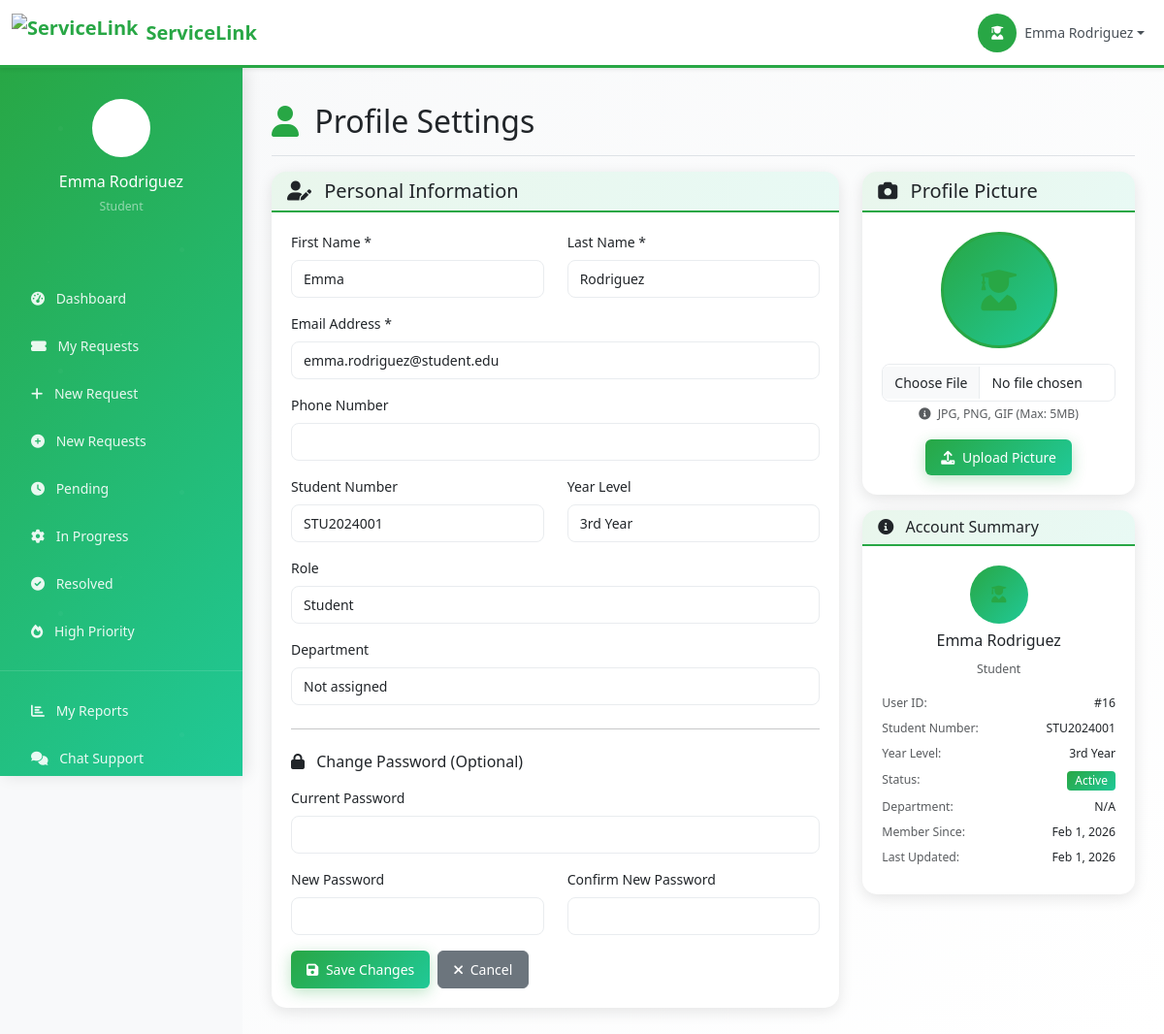
The app's page /student/profile.php (signed in) with its own data.
### tables this page shows
CREATE TABLE users (
    id INT PRIMARY KEY AUTO_INCREMENT,
    user_number VARCHAR(20) UNIQUE,
    first_name VARCHAR(100) NOT NULL,
    last_name VARCHAR(100) NOT NULL,
    email VARCHAR(255) UNIQUE NOT NULL,
    phone_number VARCHAR(20),
    password_hash VARCHAR(255),
    google_id VARCHAR(255) UNIQUE,
    role ENUM('admin', 'department_admin', 'staff', 'user') DEFAULT 'user',
    department_id INT,
    campus_id INT,
    year_level ENUM('1st Year', '2nd Year', '3rd Year', '4th Year', '5th Year', 'Graduate', 'Faculty', 'Staff') DEFAULT '1st Year',
    profile_picture VARCHAR(255),
    is_active BOOLEAN DEFAULT TRUE,
    email_verified BOOLEAN DEFAULT FALSE,
    created_at TIMESTAMP DEFAULT CURRENT_TIMESTAMP,
    updated_at TIMESTAMP DEFAULT CURRENT_TIMESTAMP ON UPDATE CURRENT_TIMESTAMP,
    INDEX idx_email (email),
    INDEX idx_user_number (user_number),
    INDEX idx_role (role),
    INDEX idx_department (department_id),
    INDEX idx_campus (campus_id)
);

### student/profile.php (the view, shortened to what this page needs)
<?php
require_once '../config/database.php';
$user_id = $_SESSION['user_id'];
$user_data = [];
try {
    $stmt = $pdo->prepare("
        SELECT u.*, d.name as department_name
        FROM users u
        LEFT JOIN departments d ON u.department_id = d.id
        WHERE u.id = ?
    ");
    $stmt->execute([$user_id]);
    $user_data = $stmt->fetch();
} catch (PDOException $e) {
    $error = "Error loading profile data.";
}
?>
<!DOCTYPE html>
<html lang="en">
<head>
    <link href="https://cdn.jsdelivr.net/npm/bootstrap@5.3.0/dist/css/bootstrap.min.css" rel="stylesheet">
    <link href="https://cdnjs.cloudflare.com/ajax/libs/font-awesome/6.0.0/css/all.min.css" rel="stylesheet">
    <link href="../assets/css/style.css" rel="stylesheet">
</head>
<body>
    <?php include 'includes/top_nav.php'; ?>
    <div class="container-fluid p-0">
        <?php include 'includes/sidebar.php'; ?>
        <main class="dashboard-content">
            <div class="d-flex justify-content-between flex-wrap flex-md-nowrap align-items-center pt-3 pb-2 mb-3 border-bottom">
                <h1 class="h2">
                    <i class="fas fa-user text-success me-2"></i>
                    Profile Settings
                </h1>
            </div>
            <div class="row">
                <div class="col-md-8">
                    <div class="card">
                        <div class="card-header">
                            <h5 class="mb-0">
                                <i class="fas fa-user-edit me-2"></i>
                                Personal Information
                            </h5>
                        </div>
                        <div class="card-body">
                            <form method="POST">
                                <div class="row">
                                    <div class="col-md-6">
                                        <div class="mb-3">
                                            <label for="first_name" class="form-label">First Name *</label>
                                            <input type="text" class="form-control" id="first_name" name="first_name"
                                                   value="<?php echo htmlspecialchars($user_data['first_name'] ?? ''); ?>" required>
                                        </div>
                                    </div>
                                    <div class="col-md-6">
                                        <div class="mb-3">
                                            <label for="last_name" class="form-label">Last Name *</label>
                                            <input type="text" class="form-control" id="last_name" name="last_name"
                                                   value="<?php echo htmlspecialchars($user_data['last_name'] ?? ''); ?>" required>
                                        </div>
                                    </div>
                                </div>
                                <div class="mb-3">
                                    <label for="email" class="form-label">Email Address *</label>
                                    <input type="email" class="form-control" id="email" name="email"
                                           value="<?php echo htmlspecialchars($user_data['email'] ?? ''); ?>" required>
                                </div>
                                <div class="mb-3">
                                    <label for="phone_number" class="form-label">Phone Number</label>
                                    <input type="tel" class="form-control" id="phone_number" name="phone_number"
                                           value="<?php echo htmlspecialchars($user_data['phone_number'] ?? ''); ?>">
                                </div>
                                <div class="row">
                                    <div class="col-md-6">
                                        <div class="mb-3">
                                            <label for="user_number" class="form-label">Student Number</label>
                                            <input type="text" class="form-control" id="user_number" name="user_number"
                                                   value="<?php echo htmlspecialchars($user_data['user_number'] ?? ''); ?>">
                                        </div>
                                    </div>
                                    <div class="col-md-6">
                                        <div class="mb-3">
                                            <label for="year_level" class="form-label">Year Level</label>
                                            <select class="form-control" id="year_level" name="year_level">
                                                <option value="3rd Year" <?php echo ($user_data['year_level'] ?? '') == '3rd Year' ? 'selected' : ''; ?>>3rd Year</option>
                                            </select>
                                        </div>
                                    </div>
                                </div>
                                <div class="mb-3">
                                    <label class="form-label">Role</label>
                                    <input type="text" class="form-control" value="Student" readonly>
                                </div>
                                <div class="mb-3">
                                    <label class="form-label">Department</label>
                                    <input type="text" class="form-control"
                                           value="<?php echo htmlspecialchars($user_data['department_name'] ?? 'Not assigned'); ?>" readonly>
                                </div>
                                <hr class="my-4">
                                <h6 class="mb-3">
                                    <i class="fas fa-lock me-2"></i>
                                    Change Password (Optional)
                                </h6>
                                <div class="mb-3">
                                    <label for="current_password" class="form-label">Current Password</label>
                                    <input type="password" class="form-control" id="current_password" name="current_password">
                                </div>
                                <div class="row">
                                    <div class="col-md-6">
                                        <div class="mb-3">
                                            <label for="new_password" class="form-label">New Password</label>
                                            <input type="password" class="form-control" id="new_password" name="new_password">
                                        </div>
                                    </div>
                                    <div class="col-md-6">
                                        <div class="mb-3">
                                            <label for="confirm_password" class="form-label">Confirm New Password</label>
                                            <input type="password" class="form-control" id="confirm_password" name="confirm_password">
                                        </div>
                                    </div>
                                </div>
                                <div class="d-flex gap-2">
                                    <button type="submit" class="btn btn-success">
                                        <i class="fas fa-save me-1"></i>
                                        Save Changes
                                    </button>
                                    <a href="dashboard.php" class="btn btn-secondary">
                                        <i class="fas fa-times me-1"></i>
                                        Cancel
                                    </a>
                                </div>
                            </form>
                        </div>
                    </div>
                </div>
                <div class="col-md-4">
                    <div class="card">
                        <div class="card-header">
                            <h5 class="mb-0">
                                <i class="fas fa-camera me-2"></i>
                                Profile Picture
                            </h5>
                        </div>
                        <div class="card-body text-center">
                            <form method="POST" enctype="multipart/form-data" id="profilePictureForm">
                                <div class="mb-3">
                                    <?php if (isset($user_data['profile_picture']) && $user_data['profile_picture']): ?>
                                        <img src="../<?php echo htmlspecialchars($user_data['profile_picture']); ?>"
                                             alt="Profile Picture" class="rounded-circle border border-3 border-success"
                                             style="width: 120px; height: 120px; object-fit: cover;" id="currentProfilePic">
                                    <?php else: ?>
                                        <div class="bg-success bg-opacity-10 rounded-circle d-inline-flex align-items-center justify-content-center border border-3 border-success"
                                             style="width: 120px; height: 120px;" id="defaultProfilePic">
                                            <i class="fas fa-user-graduate fa-3x text-success"></i>
                                        </div>
                                    <?php endif; ?>
                                </div>
                                <div class="mb-3">
                                    <input type="file" class="form-control" id="profile_picture" name="profile_picture"
                                           accept="image/jpeg,image/jpg,image/png,image/gif">
                                    <div class="form-text">
                                        <i class="fas fa-info-circle me-1"></i>
                                        JPG, PNG, GIF (Max: 5MB)
                                    </div>
                                </div>
                                <button type="submit" class="btn btn-success">
                                    <i class="fas fa-upload me-1"></i>
                                    Upload Picture
                                </button>
                            </form>
                        </div>
                    </div>
                    <div class="card mt-3">
                        <div class="card-header">
                            <h6 class="mb-0">
                                <i class="fas fa-info-circle me-2"></i>
                                Account Summary
                            </h6>
                        </div>
                        <div class="card-body">
                            <div class="text-center mb-3">
                                <?php if ($user_data['profile_picture']): ?>
                                    <img src="../<?php echo htmlspecialchars($user_data['profile_picture']); ?>"
                                         alt="Profile Picture" class="rounded-circle"
                                         style="width: 60px; height: 60px; object-fit: cover;">
                                <?php else: ?>
                                    <div class="bg-success bg-opacity-10 rounded-circle d-inline-flex align-items-center justify-content-center"
                                         style="width: 60px; height: 60px;">
                                    </div>
                                <?php endif; ?>
                                <div class="mt-2">
                                    <h6><?php echo htmlspecialchars($user_data['first_name'] . ' ' . $user_data['last_name']); ?></h6>
                                    <small class="text-muted">Student</small>
                                </div>
                            </div>
                            <div class="small">
                                <div class="d-flex justify-content-between mb-2">
                                    <span class="text-muted">User ID:</span>
                                    <span>#<?php echo $user_data['id']; ?></span>
                                </div>
                                <div class="d-flex justify-content-between mb-2">
                                    <span class="text-muted">Student Number:</span>
                                    <span><?php echo htmlspecialchars($user_data['user_number'] ?? 'N/A'); ?></span>
                                </div>
                                <div class="d-flex justify-content-between mb-2">
                                    <span class="text-muted">Year Level:</span>
                                    <span><?php echo htmlspecialchars($user_data['year_level'] ?? 'N/A'); ?></span>
                                </div>
                                <div class="d-flex justify-content-between mb-2">
                                    <span class="text-muted">Status:</span>
                                    <span class="badge bg-success">Active</span>
                                </div>
                                <div class="d-flex justify-content-between mb-2">
                                    <span class="text-muted">Department:</span>
                                    <span><?php echo htmlspecialchars($user_data['department_name'] ?? 'N/A'); ?></span>
                                </div>
                                <div class="d-flex justify-content-between mb-2">
                                    <span class="text-muted">Member Since:</span>
                                    <span><?php echo date('M j, Y', strtotime($user_data['created_at'] ?? '')); ?></span>
                                </div>
                                <div class="d-flex justify-content-between mb-2">
                                    <span class="text-muted">Last Updated:</span>
                                    <span><?php echo $user_data['updated_at'] ? date('M j, Y', strtotime($user_data['updated_at'])) : 'Never'; ?></span>
                                </div>
                            </div>
                        </div>
                    </div>
                </div>
            </div>
        </main>
    </div>
</body>
</html>

### records on screen
users: first_name "Emma", last_name "Rodriguez", email "emma.rodriguez@student.edu", user_number "STU2024001", year_level "3rd Year", first_name+last_name "Emma Rodriguez", id "16", created_at "Feb 1, 2026", updated_at "Feb 1, 2026"

### other values on screen
$_SESSION['user_name'] "Emma Rodriguez"
$user_data['department_name'] "N/A"
